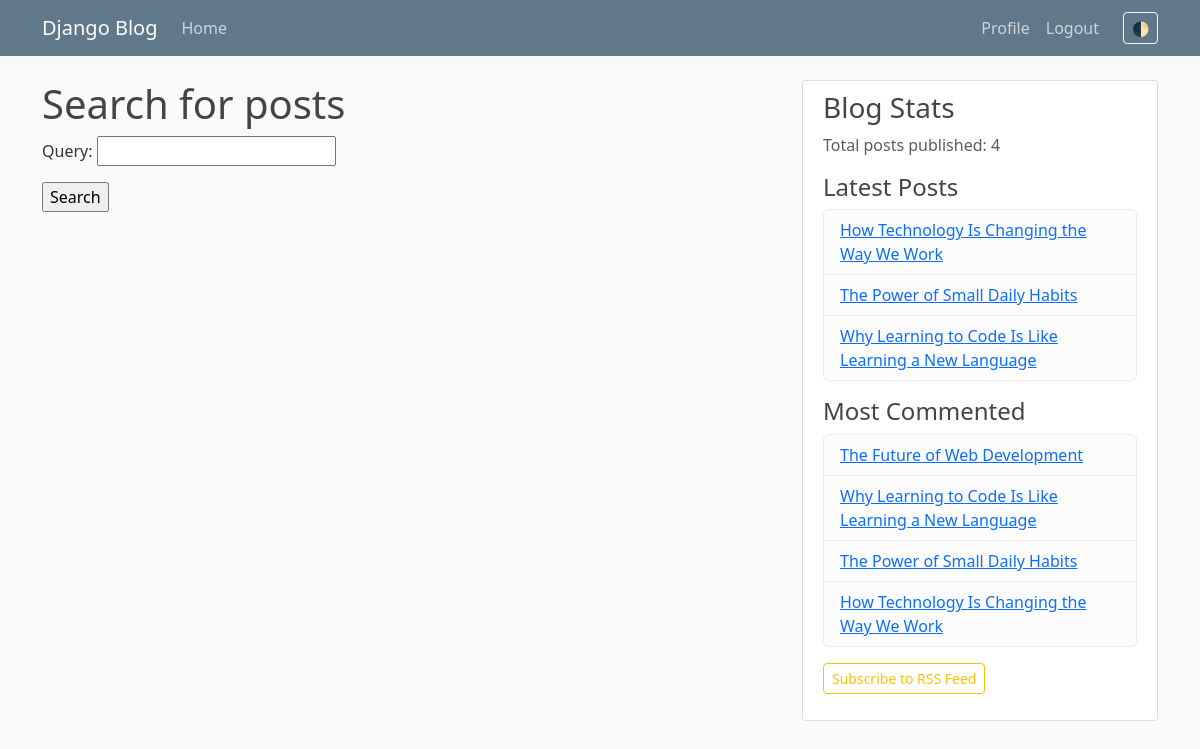
Before: /search/ (signed in) with the older database file.
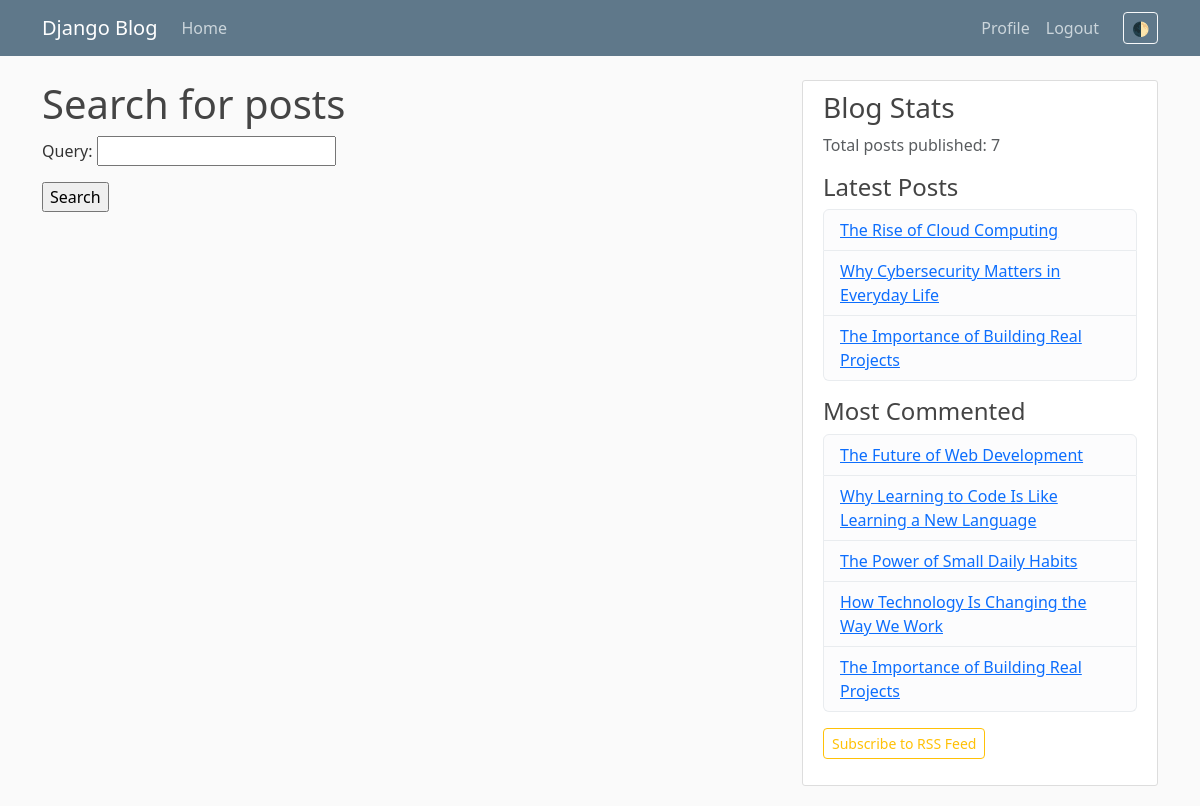
After: the same page with the newer database file.
### blog/models.py (models this page shows, shortened)
class Post(models.Model):
    class Status(models.TextChoices):
        DRAFT = 'DF', 'Draft'
        PUBLISHED = 'PB', 'Published'
    title = models.CharField(max_length=250)
    slug = models.SlugField(
        max_length=250,
        unique_for_date='publish'
    )
    author = models.ForeignKey(
        settings.AUTH_USER_MODEL,
        on_delete=models.CASCADE,
        related_name='blog_posts'
    )
    body = models.TextField()
    publish = models.DateTimeField(default=timezone.now)
    created = models.DateTimeField(auto_now_add=True)
    updated = models.DateTimeField(auto_now=True)
    status = models.CharField(
        max_length=2,
        choices=Status,
        default=Status.DRAFT
    )
    objects = models.Manager()  # The default manager.
    published = PublishedManager()  # Our custom manager.
    tags = TaggableManager()
    class Meta:
        ordering = ['-publish']
        indexes = [
            models.Index(fields=['-publish']),
        ]
    def get_absolute_url(self):
        return reverse(
            'blog:post_detail',
            args=[
                self.publish.year,
                self.publish.month,
                self.publish.day,
                self.slug,
            ],
        )

### blog/views.py (the view, shortened to what this page needs)
# urls.py: path('search/', views.post_search, name='post_search'),
@login_required
def post_search(request):
    form = SearchForm()
    query = None
    results = []
    return render(
        request,
        'blog/post/search.html',
        {
            'form': form,
            'query': query,
            'results': results
        },
    )

### blog/forms.py
class SearchForm(forms.Form):
    query = forms.CharField()

### blog/models.py (called while the page is built)
    def get_queryset(self):
        return (
            super().get_queryset().filter(status=Post.Status.PUBLISHED)
        )

### blog/templatetags/blog_tags.py (called while the page is built)
@register.simple_tag
def total_posts():
    return Post.published.count()

@register.inclusion_tag('blog/post/latest_posts.html')
def show_latest_posts(count=5):
    latest_posts = Post.published.order_by('-publish')[:count]
    return {'latest_posts': latest_posts}

@register.simple_tag
def get_most_commented_posts(count=5):
    return Post.published.annotate(
        total_comments=Count('comments')
    ).order_by('-total_comments')[:count]

### blog/templates/blog/post/search.html (shortened to what this page needs)
{% extends "blog/base.html" %}
{% load blog_tags %}
{% block content %}
  {% if query %}
    <h1>Posts containing "{{ query }}"</h1>
    <h3>
      {% with results.count as total_results %}
        Found {{ total_results }} result{{ total_results|pluralize }}
      {% endwith %}
    </h3>
    {% for post in results %}
      <h4>
        <a href="{{ post.get_absolute_url }}">
          {{ post.title }}
        </a>
      </h4>
      {{ post.body|markdown|truncatewords_html:12 }}
    {% empty %}
      <p>There are no results for your query.</p>
    {% endfor %}
    <p><a href="{% url "blog:post_search" %}">Search again</a></p>
  {% else %}
    <h1>Search for posts</h1>
    <form method="get">
      {{ form.as_p }}
      <input type="submit" value="Search">
    </form>
  {% endif %}
{% endblock %}

### blog/templates/blog/base.html (shortened to what this page needs)
{% load static %}
{% load blog_tags %}
<!DOCTYPE html>
<html data-bs-theme="light">
<head>
    <link href="https://cdn.jsdelivr.net/npm/bootstrap@5.3.8/dist/css/bootstrap.min.css" rel="stylesheet">
    <link rel="stylesheet" type="text/css" href="{% static 'blog/main.css' %}">
</head>
<body>
    <header class="site-header">
        <nav class="navbar navbar-expand-md navbar-dark bg-steel fixed-top">
            <div class="container">
            <a class="navbar-brand mr-4" href="/">Django Blog</a>
            <div class="collapse navbar-collapse" id="navbarToggle">
                <div class="navbar-nav mr-auto">
                <a class="nav-item nav-link" href="{% url 'blog:post_list' %}">Home</a>
                </div>
                <div class="navbar-nav ms-auto">
                    {% if user.is_authenticated %}
                     <a class="nav-item nav-link" href="{% url 'profile' %}">Profile</a>
                    <form method="POST" action="{% url 'logout' %}">
                        <button type="submit" class="nav-item nav-link">Logout</button>
                    </form>
                    {% else %}
                    <a class="nav-item nav-link" href="{% url 'login' %}">Login</a>
                    <a class="nav-item nav-link" href="{% url 'register' %}">Register</a>
                    {% endif %}
                    <button class="btn btn-outline-light btn-sm ms-3 mt-1 mb-1" id="theme-toggle" type="button" title="Toggle Theme">🌓</button>
                </div>
            </div>
            </div>
        </nav>
    </header>
    <main role="main" class="container">
  <div class="row">
    <div class="col-md-{% block content_width %}8{% endblock %} {% block content_offset %}{% endblock %}">
      {% block content %}
      {% endblock %}
    </div>
    {% block sidebar %}
    <div class="col-md-4">
      <div class="content-section">
        <h3>Blog Stats</h3>
        <p class='text-muted'>Total posts published: {% total_posts %}</p>
        <h4>Latest Posts</h4>
        {% show_latest_posts 3 %}
        <h4 class="mt-3">Most Commented</h4>
        {% get_most_commented_posts as most_commented_posts %}
        <ul class="list-group mb-3">
          {% for post in most_commented_posts %}
            <li class="list-group-item list-group-item-light">
              <a href="{{ post.get_absolute_url }}">{{ post.title }}</a>
            </li>
          {% empty %}
            <li class="list-group-item list-group-item-light text-muted">No posts yet.</li>
          {% endfor %}
        </ul>
        <p><a href="{% url 'blog:post_feed' %}" class="btn btn-outline-warning btn-sm">Subscribe to RSS Feed</a></p>
      </div>
    </div>
    {% endblock sidebar %}
  </div>
</main>
</body>
</html>

### blog/templates/blog/post/latest_posts.html
<ul class="list-group">
  {% for post in latest_posts %}
    <li class="list-group-item list-group-item-light">
      <a href="{{ post.get_absolute_url }}">{{ post.title }}</a>
    </li>
  {% empty %}
    <li class="list-group-item list-group-item-light text-muted">No posts yet.</li>
  {% endfor %}
</ul>

Changed rows visible on the page:
no longer on one of the page's lists (row unchanged): Post: title "Why Learning to Code Is Like Learning a New Language"
no longer on one of the page's lists (row unchanged): Post: title "The Power of Small Daily Habits"
no longer on one of the page's lists (row unchanged): Post: title "How Technology Is Changing the Way We Work"
added Post: title "The Rise of Cloud Computing", shown under "Latest Posts"
added Post: title "Why Cybersecurity Matters in Everyday Life", shown under "Latest Posts"
added Post: title "The Importance of Building Real Projects"
Other visible differences:
text no longer shown: "4"
text now shown: "7"
